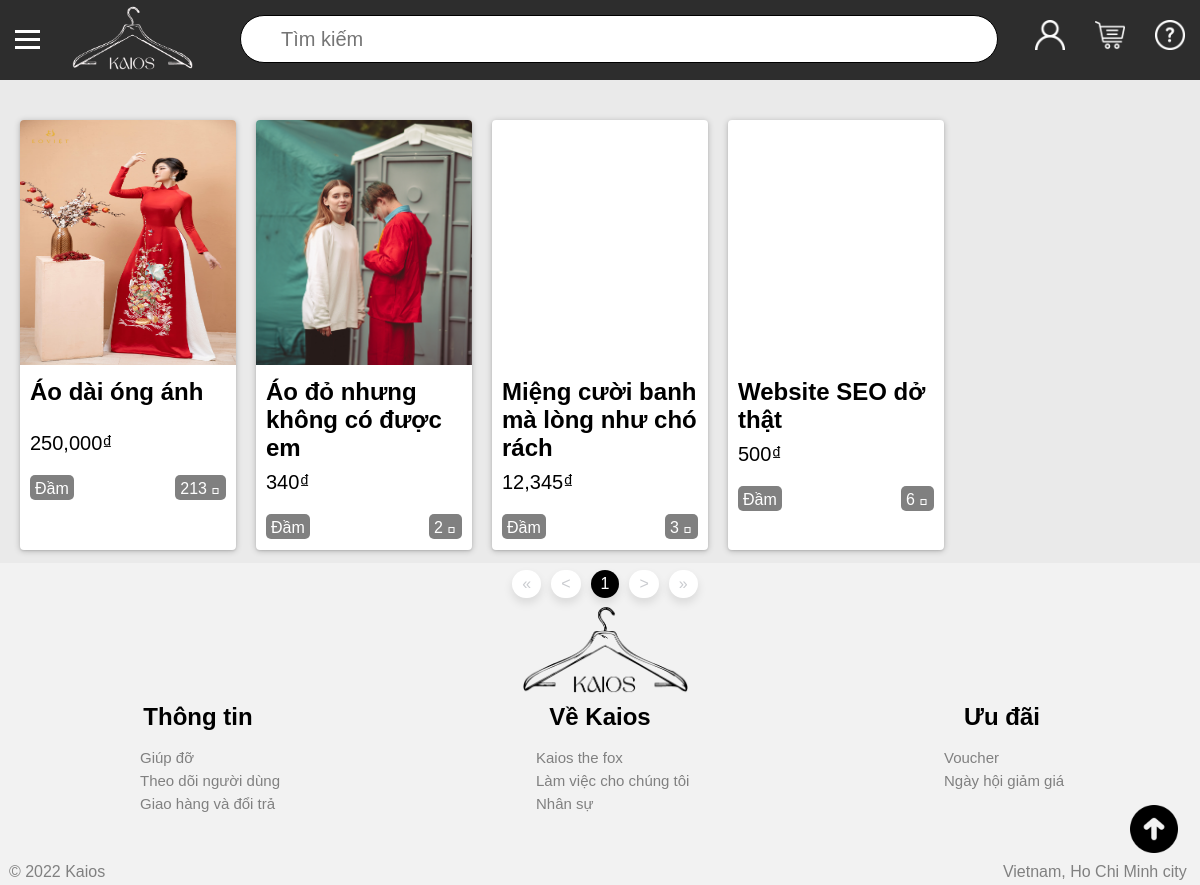
The app's page /?sort=1, older data.
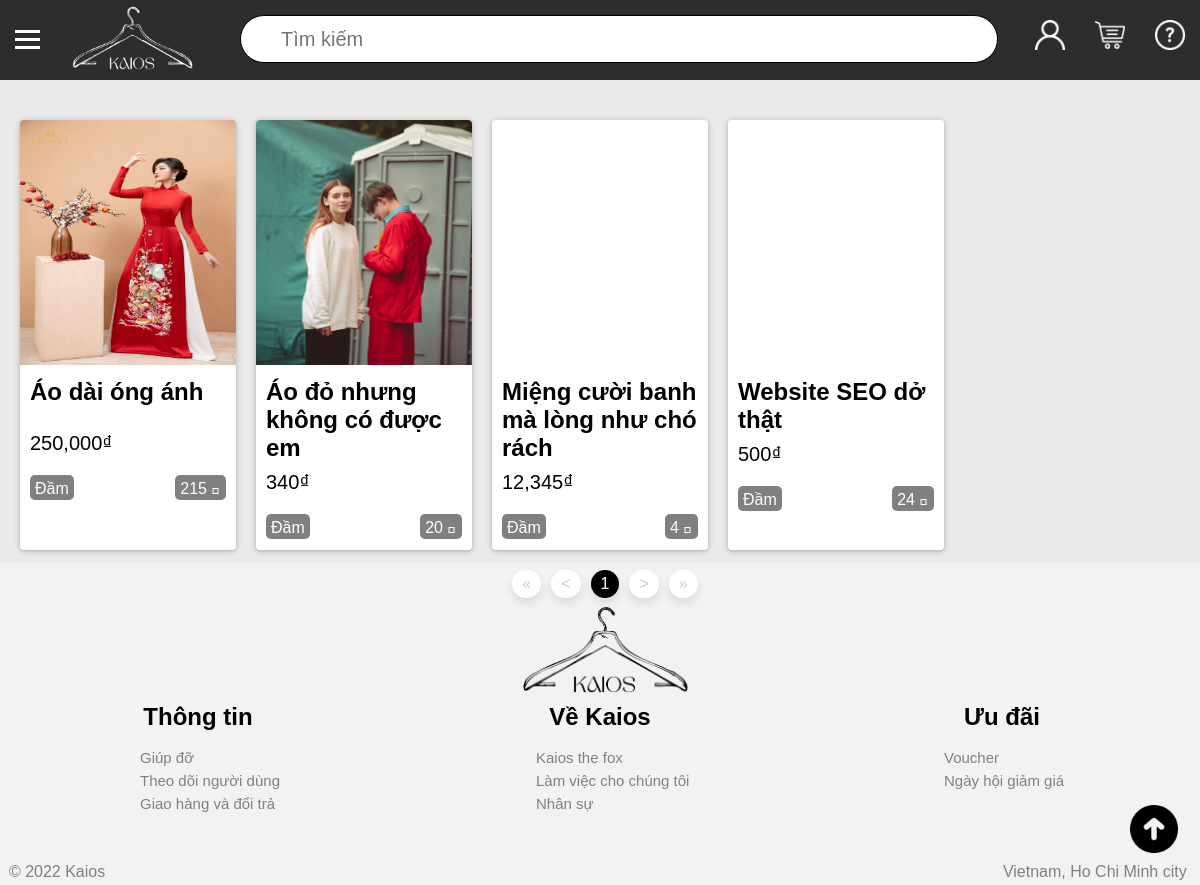
The same page, newer data.
### tables this page shows
CREATE TABLE `san_pham` (
  `ma` int(11) NOT NULL,
  `ten` varchar(200) NOT NULL,
  `mo_ta` text NOT NULL,
  `anh` varchar(200) NOT NULL,
  `gia` int(11) NOT NULL,
  `ma_nha_san_xuat` int(11) NOT NULL,
  `so_luot_truy_cap` int(11) NOT NULL DEFAULT '0'
);

### partial/process_pagination.php (called while the page is built, shortened)
<?php
    $currentPage = 1;
    if (isset($_GET['query'])) {
        $search = addslashes($_GET['query']);
    }else $search = "";
    $query = "select count(*) from san_pham";
    $order = "";
    $order_0 = "";
    if(isset($_GET['sort'])) {
        $sort = $_GET['sort'];
        if ($sort == 0) {
            $order_0 = "order by so_luot_truy_cap desc";
        }else {
            $order = "and the_loai.ma = '$sort'";
        }
    }else {
        $order_0 = "order by san_pham.ma desc";
        $query .= " where ten like '%$search%' or mo_ta like '%$search%'";
    }
    $offset = $products_per_page*($currentPage-1);
    $url = $_SERVER['REQUEST_URI'];
    $contains = strpos($url,"admin");
    if ($contains) {
        $sql =  "select
                san_pham.ma as ma,
                san_pham.ten as ten,
                san_pham.anh as anh,
                san_pham.gia as gia,
                nha_san_xuat.ten as ten_nha_san_xuat
            from san_pham
            left join nha_san_xuat
            on nha_san_xuat.ma = san_pham.ma_nha_san_xuat
            where (san_pham.ten like '%$search%' or mo_ta like '%$search%')
            $order
            group by san_pham.ma
            $order_0
            limit $offset,$products_per_page";
    }else {
        $sql =  "select
                san_pham.ma as ma,
                san_pham.ten as ten,
                san_pham.anh as anh,
                san_pham.gia as gia,
                san_pham.so_luot_truy_cap as so_luot_truy_cap,
                group_concat(the_loai.ma) as ma_the_loai,
                group_concat(the_loai.ten) as the_loai
            from san_pham
            left join the_loai_chi_tiet
            on san_pham.ma = the_loai_chi_tiet.ma_san_pham
            left join the_loai
            on the_loai_chi_tiet.ma_the_loai = the_loai.ma
            where (san_pham.ten like '%$search%' or mo_ta like '%$search%')
            $order
            group by san_pham.ma
            $order_0
            limit $offset,$products_per_page";
    }
    $return = mysqli_query($connect,$sql);

### index.php (the view, shortened to what this page needs)
<!DOCTYPE html>
<html lang="en">
<head>
    <link rel="stylesheet" type="text/css" href="https://cdn.jsdelivr.net/npm/hack-font@3/build/web/hack-subset.css">
    <link rel="stylesheet" type="text/css" href="./styles.css">
</head>
<body>
    <?php
    require './database/connect.php';
    $products_per_page = 15;
    require './partial/process_pagination.php';
    ?>
    <div id="main_div">
            <?php
            include './partial/header.php';
            ?>
            <div id="middle_div">
                <div id="products_container">
                    <?php foreach($return as $each) { ?>
                        <div class="each_product" onclick="location.href='/show.php?id=<?php echo $each['ma'] ?>';">
                            <div class="product_image" style="background-image: url(./admin/products/photos/<?php echo $each['anh'] ?>);">
                            </div>
                            <div class="product_name">
                                <h2>
                                    <?php echo $each['ten'] ?>
                                </h2>
                            </div>
                            <div class="product_price">
                                <?php echo number_format($each['gia'],'0','',',') ?>₫
                            </div>
                            <div class="product_tag">
                                <?php
                                    $ten_the_loai = explode(',',$each['the_loai']);
                                    $ma_the_loai = explode(',',$each['ma_the_loai']);
                                    $len = count($ten_the_loai);
                                    $the_loai = array_merge($ten_the_loai,$ma_the_loai);
                                ?>
                                <?php if ($ten_the_loai[0]) { ?>
                                    <?php
                                        for($index = 0; $index < $len; $index++) { ?>
                                        <a class="tag" href="?sort=<?php echo $the_loai[$len+$index] ?>">
                                            <?php echo $the_loai[$index] ?>
                                        </a>
                                    <?php } ?>
                                <?php } ?>
                                <a class="view" href="?sort=0">
                                    <?php echo $each['so_luot_truy_cap'] ?>
                                    <span style="font-family:Hack, monospace;"> </span>
                                </a>
                            </div>
                        </div>
                    <?php } ?>
                </div>
            </div>
            <?php include './partial/footer.php';?>
    </div>
</body>
</html>

Row changes from the older to the newer data that the page shows:
changed san_pham "Áo dài óng ánh": so_luot_truy_cap "213" → "215"
changed san_pham "Áo đỏ nhưng không có được em": so_luot_truy_cap "2" → "20"
changed san_pham "Miệng cười banh mà lòng như chó rách": so_luot_truy_cap "3" → "4"
changed san_pham "Website SEO dở thật": so_luot_truy_cap "6" → "24"
